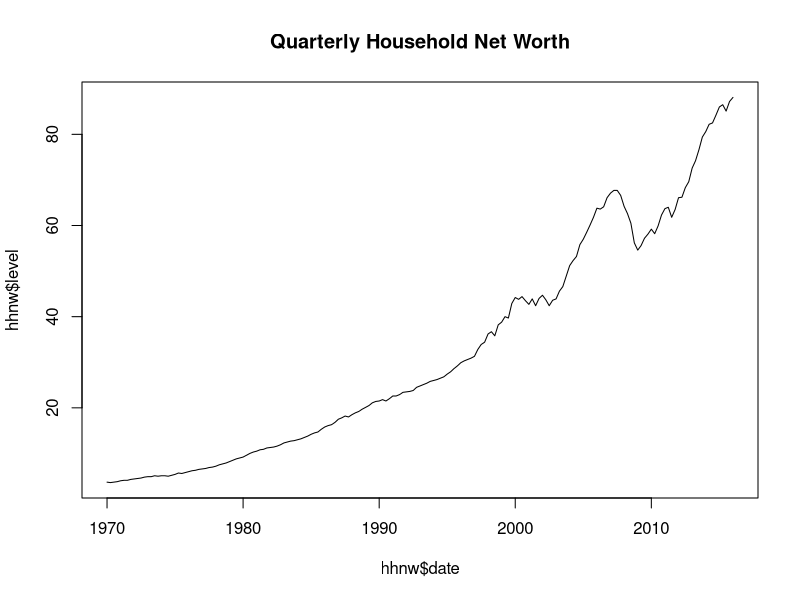
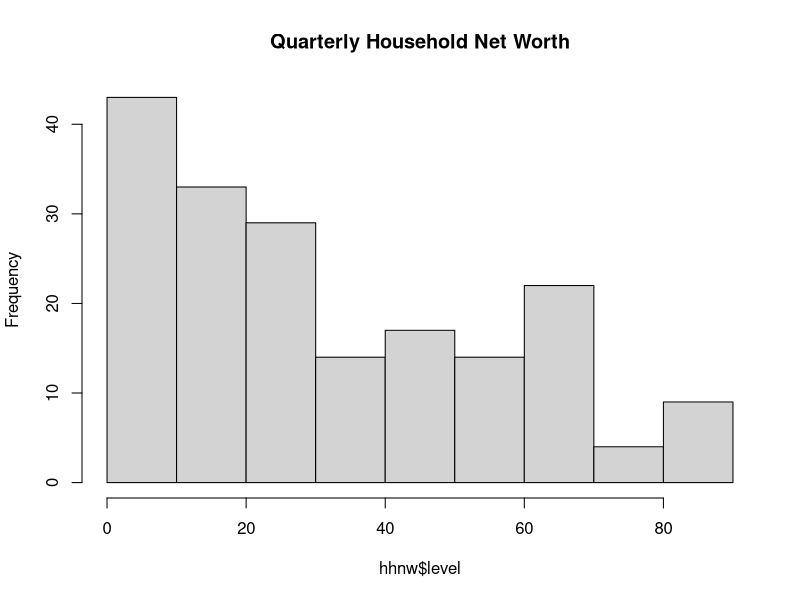
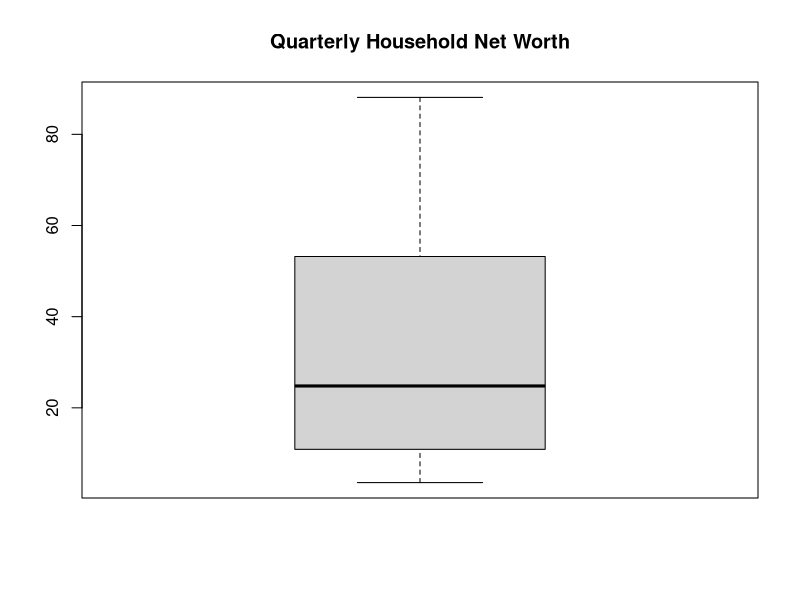
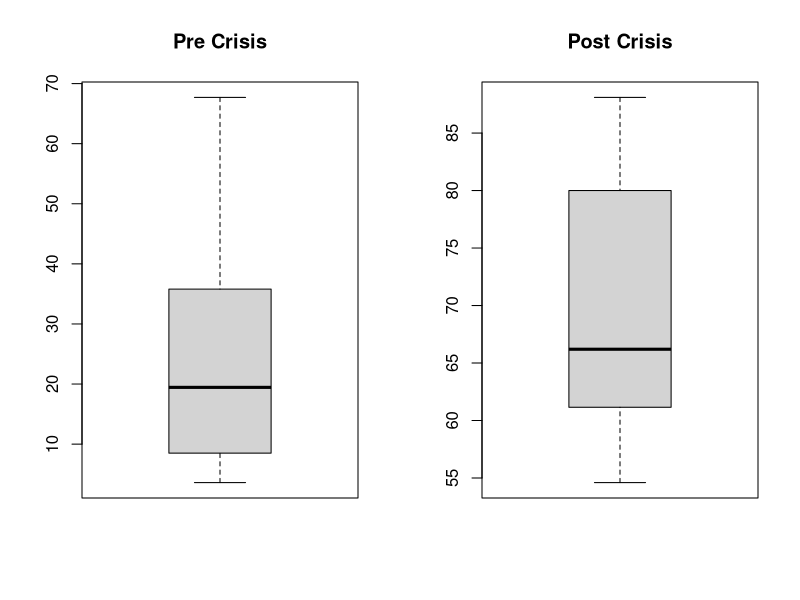
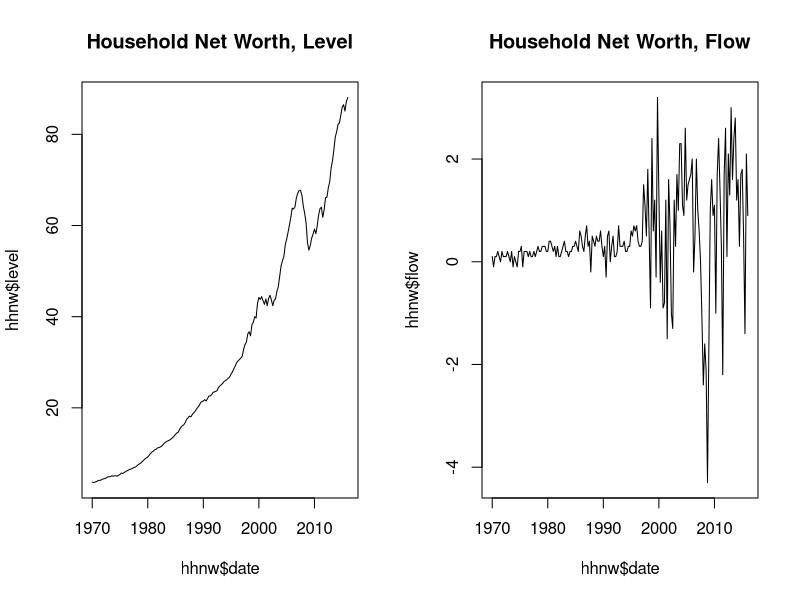
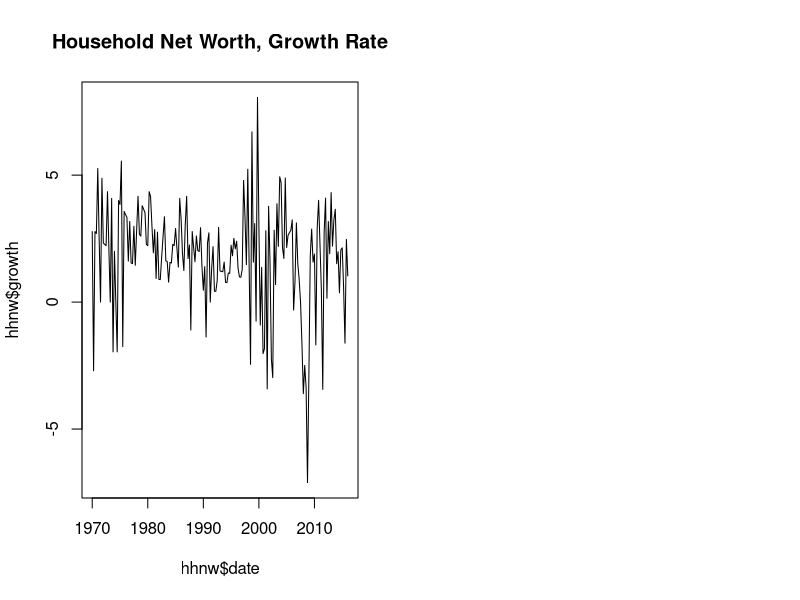
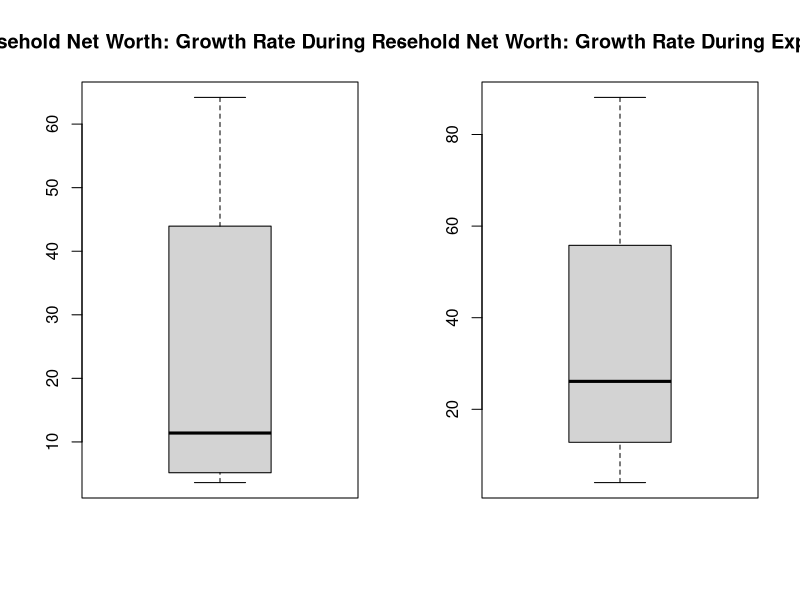
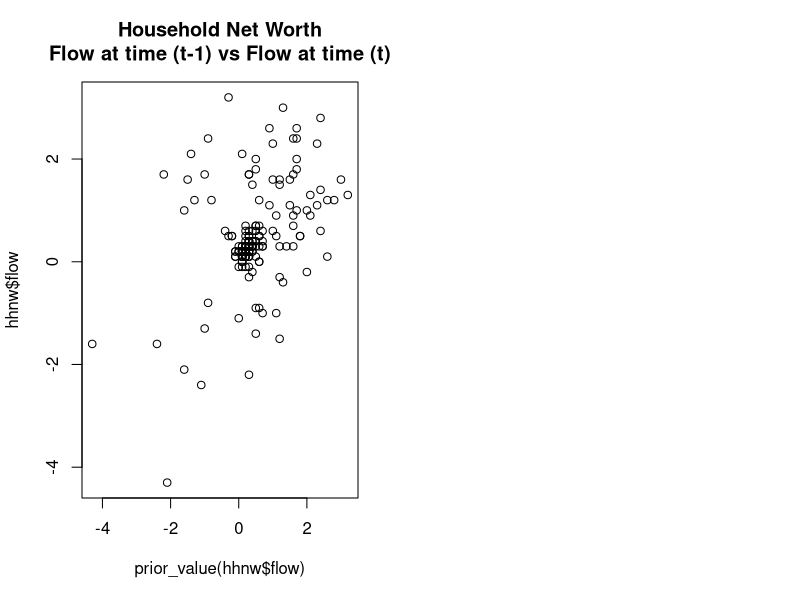

R code for these plots, in order:
## ---- chunk 1
knitr::opts_chunk$set(echo = TRUE)
## ---- chunk 2
# base R function
hhnw <- read.csv("data/TNWBSHNO.csv")
## ---- chunk 3
# View data "structure""
str(hhnw)

# Print the first few rows of data
head(hhnw)

# And, print the last few rows of data
tail(hhnw)
## ---- chunk 4
# start over
rm(hhnw)

# Read the raw file
hhnw <- read.csv("data/TNWBSHNO.csv", na.strings=".", stringsAsFactors = FALSE)

# Change names
names(hhnw) <- c("date", "level")

# Convert the character type into a date type
hhnw$date <- as.Date(hhnw$date, format="%Y-%m-%d")

# Convert millions to billions
hhnw$level <- round(hhnw$level / 1000, digits = 1)

# Exclude early observations 
hhnw <- subset(hhnw, hhnw$date >= as.Date("1970-01-01"))

# Look at the data
str(hhnw)
head(hhnw)
tail(hhnw)
## ---- chunk 5
# The easy way - tell me about this data frame
summary(hhnw)
## ---- chunk 6
# subset the data frame 
# show a summary of household net worth's level measure (only)
summary(hhnw$level)  
## ---- chunk 7
mean(hhnw$level, na.rm=TRUE)
max(hhnw$level, na.rm=TRUE)
quantile(hhnw$level, na.rm=TRUE)
quantile(hhnw$level, probs=c(0.10, 0.90), na.rm=TRUE)
sd(hhnw$level, na.rm=TRUE)
## ---- chunk 8
# Visualize every observation in the time series with a line plot
plot(hhnw$date, hhnw$level, type = "l", main = "Quarterly Household Net Worth") 

# Visualize distribution with histogram
hist(hhnw$level, main = "Quarterly Household Net Worth")

# visualize distribution with boxplot
boxplot(hhnw$level, main = "Quarterly Household Net Worth")
## ---- chunk 9
# Create subsets of the data frame 
pre_crisis  <- subset(hhnw, hhnw$date <  as.Date("2007-06-01"))
post_crisis <- subset(hhnw, hhnw$date >= as.Date("2007-06-01"))

# Descriptive statistics
summary(pre_crisis)
summary(post_crisis)

quantile(pre_crisis$level)
quantile(post_crisis$level)


# side-by-sde plots
par(mfrow=c(1,2))
boxplot(pre_crisis$level, main = "Pre Crisis")
boxplot(post_crisis$level, main = "Post Crisis")
## ---- chunk 10
# R functions are objects that contain instructions

prior_value <- function(x, k=1) {
    x <- c(rep(NA, k), head(x, -k))
    return(x)
}

next_value <- function(x, k=1) {
    x <- c(tail(x, -k), rep(NA, k))
    return(x)
}
## ---- chunk 11
# Start fresh
rm(hhnw, pre_crisis, post_crisis, foo)

#---- Get Raw Data ----#

hhnw <- read.csv("data/TNWBSHNO.csv", na.strings=".", stringsAsFactors = FALSE)


#---- Clean up raw data ----#

# set names
names(hhnw) <- c("date", "level")

# Convert the character type into a date type
hhnw$date <- as.Date(hhnw$date, format="%Y-%m-%d")

# convert millions to billions
hhnw$level <- round(hhnw$level / 1000, digits = 1)


#---- Compute new series ----#

# compute the flow (change in level)
hhnw$flow <- hhnw$level - prior_value(hhnw$level)

# compute the growth rate (one quarter trend)
hhnw$growth <- 100 * ( hhnw$flow ) / prior_value(hhnw$level) 


#---- Add categorical labels etc. ----#

# Label quarters
hhnw$year <- as.integer(format(hhnw$date, "%Y"))
  
hhnw$q <- ceiling(as.integer(format(hhnw$date, "%m")) / 3)

hhnw$quarter <- paste(hhnw$year, hhnw$q, sep=":Q")

#----  Exclude early observations 
hhnw <- subset(hhnw, hhnw$date >= as.Date("1970-01-01"))

# create a simple index for time
hhnw$t <- seq(1, nrow(hhnw))
## ---- chunk 12
# After inpecting the raw data, read it into R
# use ?read.csv command to view explanation of these parameters
cycle <- read.csv("data/USRECQ.csv", col.names=c("date", "recession"), colClasses = c("Date", "integer"), stringsAsFactors = FALSE)

# Merge the two data sets
hhnw <- merge(hhnw, cycle, by = "date", all.x = TRUE)

# Fill in missing values with zero
hhnw$recession <- ifelse(is.na(hhnw$recession), 0, hhnw$recession)

# Look at the data (again)
str(hhnw)
head(hhnw)
tail(hhnw)


# maybe even print 5 random rows of data
set.seed(20160916)
hhnw[sort(sample(1:nrow(hhnw), 5)),]
## ---- chunk 13
plot(hhnw$date, hhnw$level, type="l", main = "Household Net Worth, Level")
plot(hhnw$date, hhnw$flow, type="l", main = "Household Net Worth, Flow")
plot(hhnw$date, hhnw$growth, type="l", main = "Household Net Worth, Growth Rate")
## ---- chunk 14
par(mfrow=c(1,2))
boxplot(hhnw[ hhnw$recession==1,  "level"], main = "Household Net Worth: Growth Rate During Recessions")

boxplot(hhnw[ hhnw$recession==0,  "level"], main = "Household Net Worth: Growth Rate During Expansions")
## ---- chunk 15
plot(prior_value(hhnw$flow), hhnw$flow, main = "Household Net Worth\nFlow at time (t-1) vs Flow at time (t)")
